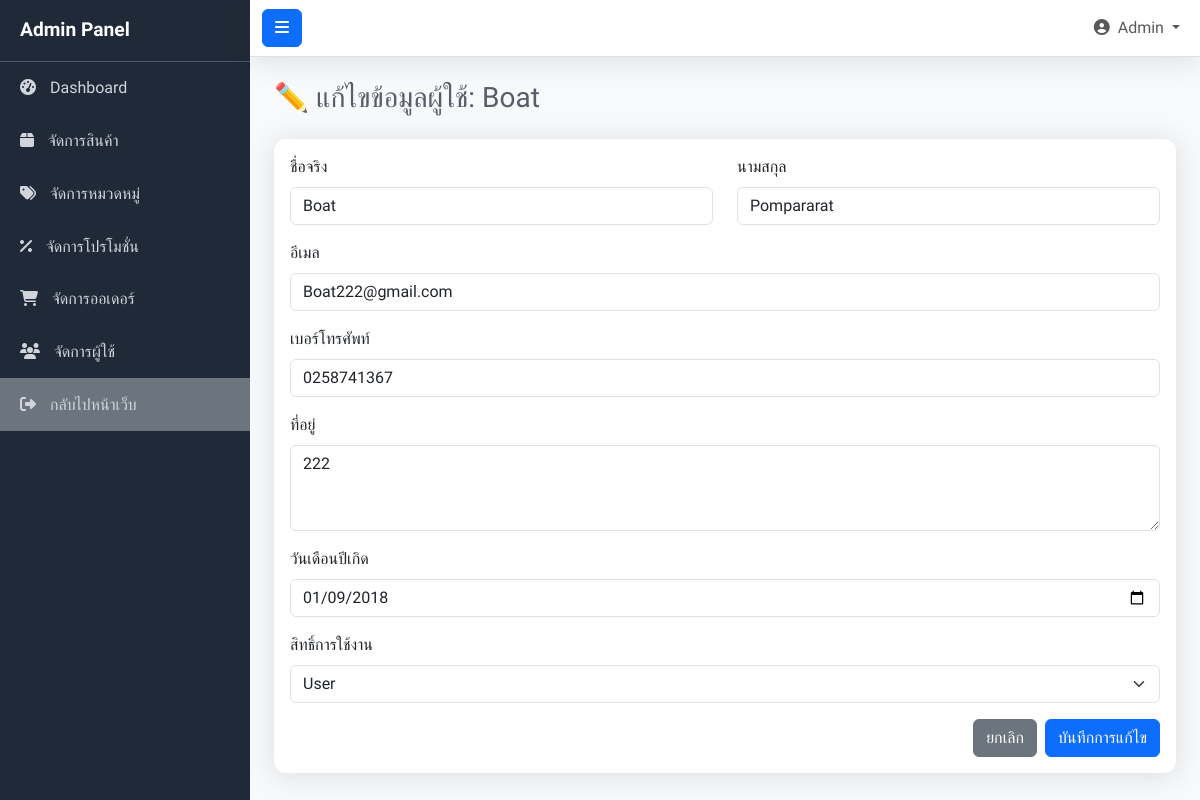
Screenshot of /admin/edit_user.php?id=29 with the database file from the repository.
### tables this page shows
CREATE TABLE `user` (
  `user_id` int(11) NOT NULL,
  `firstname` varchar(100) NOT NULL,
  `lastname` varchar(100) NOT NULL,
  `email` varchar(150) NOT NULL,
  `password` varchar(255) NOT NULL,
  `address` text DEFAULT NULL,
  `phone` varchar(20) DEFAULT NULL,
  `birthday` date DEFAULT NULL,
  `role` enum('admin','user') DEFAULT 'user'
);

### admin/edit_user.php (the view, shortened to what this page needs)
<?php
include '../config/connectdb.php';
$id_to_edit = isset($_GET['id']) ? intval($_GET['id']) : 0;
$stmt_select = $conn->prepare("SELECT * FROM `user` WHERE user_id = ?");
$stmt_select->bind_param("i", $id_to_edit);
$stmt_select->execute();
$user = $stmt_select->get_result()->fetch_assoc();
include 'header.php';
?>
<h1 class="h3 mb-4 text-gray-800">✏️ แก้ไขข้อมูลผู้ใช้: <?= htmlspecialchars($user['firstname']) ?></h1>
<div class="card shadow-sm">
    <div class="card-body">
        <form action="edit_user.php?id=<?= $id_to_edit ?>" method="POST">
            <div class="row">
                <div class="col-md-6 mb-3">
                    <label for="firstname" class="form-label">ชื่อจริง</label>
                    <input type="text" class="form-control" id="firstname" name="firstname" value="<?= htmlspecialchars($user['firstname']) ?>" required>
                </div>
                <div class="col-md-6 mb-3">
                    <label for="lastname" class="form-label">นามสกุล</label>
                    <input type="text" class="form-control" id="lastname" name="lastname" value="<?= htmlspecialchars($user['lastname']) ?>" required>
                </div>
            </div>
            <div class="mb-3">
                <label for="email" class="form-label">อีเมล</label>
                <input type="email" class="form-control" id="email" name="email" value="<?= htmlspecialchars($user['email']) ?>" required>
            </div>
            <div class="mb-3">
                <label for="phone" class="form-label">เบอร์โทรศัพท์</label>
                <input type="tel" class="form-control" id="phone" name="phone" value="<?= htmlspecialchars($user['phone']) ?>">
            </div>
            <div class="mb-3">
                <label for="address" class="form-label">ที่อยู่</label>
                <textarea class="form-control" id="address" name="address" rows="3"><?= htmlspecialchars($user['address']) ?></textarea>
            </div>
            <div class="mb-3">
                <label for="birthday" class="form-label">วันเดือนปีเกิด</label>
                <input type="date" class="form-control" id="birthday" name="birthday" value="<?= htmlspecialchars($user['birthday']) ?>">
            </div>
            <div class="mb-3">
                <label for="role" class="form-label">สิทธิ์การใช้งาน</label>
                <select class="form-select" id="role" name="role">
                    <option value="user" <?= $user['role'] == 'user' ? 'selected' : '' ?>>User</option>
                </select>
            </div>
            <div class="d-flex justify-content-end gap-2">
                <a href="users.php" class="btn btn-secondary">ยกเลิก</a>
                <button type="submit" class="btn btn-primary">บันทึกการแก้ไข</button>
            </div>
        </form>
    </div>
</div>
<?php include 'footer.php'; ?>

### admin/css/admin_style.css (style rules this page uses)
body { font-family: 'Prompt', sans-serif; overflow-x: hidden; background-color: #f8f9fa; }
.card { border: none; border-radius: 0.75rem; box-shadow: 0 0.15rem 1.75rem 0 rgba(58, 59, 69, .15) !important; }
.text-gray-800 { color: #5a5c69 !important; }

### rows the page displays
user: firstname "Boat", lastname "Pompararat", email "Boat222@gmail.com", phone "0258741367", address "222", birthday "01/09/2018", role "User"
